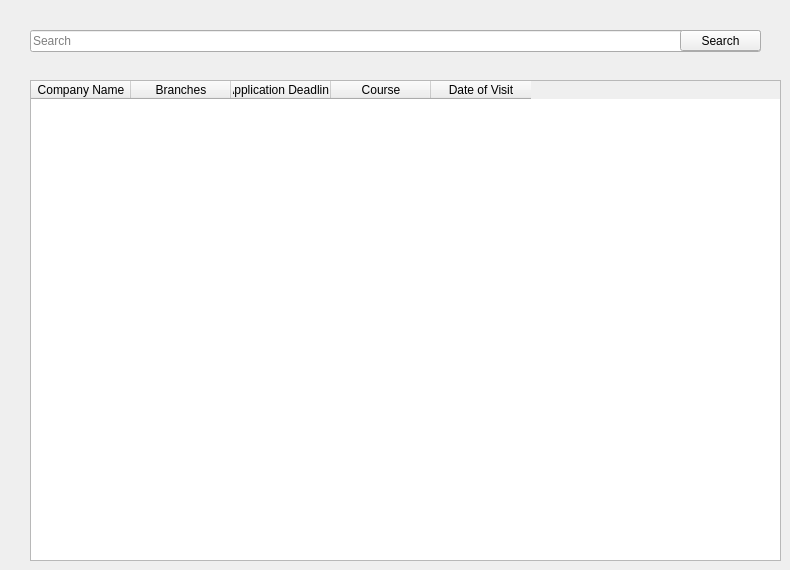
    <widget class="QWidget" name="tab_2">
     <attribute name="title">
      <string>Tab 2</string>
     </attribute>
     <widget class="QTableWidget" name="tableWidget">
      <property name="geometry">
       <rect>
        <x>30</x>
        <y>80</y>
        <width>751</width>
        <height>481</height>
       </rect>
      </property>
      <column>
       <property name="text">
        <string>Company Name</string>
       </property>
      </column>
      <column>
       <property name="text">
        <string>Branches</string>
       </property>
      </column>
      <column>
       <property name="text">
        <string>Application Deadline</string>
       </property>
      </column>
      <column>
       <property name="text">
        <string>Course</string>
       </property>
      </column>
      <column>
       <property name="text">
        <string>Date of Visit</string>
       </property>
      </column>
     </widget>
     <widget class="QLineEdit" name="lineEdit_23">
      <property name="geometry">
       <rect>
        <x>30</x>
        <y>30</y>
        <width>731</width>
        <height>22</height>
       </rect>
      </property>
      <property name="placeholderText">
       <string>Search</string>
      </property>
     </widget>
     <widget class="QPushButton" name="pushButton_11">
      <property name="geometry">
       <rect>
        <x>680</x>
        <y>30</y>
        <width>81</width>
        <height>21</height>
       </rect>
      </property>
      <property name="text">
       <string>Search</string>
      </property>
      <property name="icon">
       <iconset resource="../icons.qrc">
        <normaloff>:/icons/Search.png</normaloff>:/icons/Search.png</iconset>
      </property>
     </widget>
    </widget>
